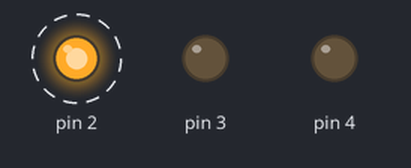
A sketch run on a simulated Arduino Uno, built with avr-gcc and run on an emulated ATmega328P. On the bench: output pins drawn as LEDs (lit = HIGH). Dashed ring = blinking.

Above: at 0.12 s.
Timing chart, 0 to 3.0 s (numbered marks = the images above):
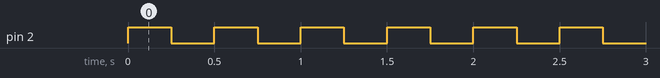

The sketch:

blik_blik.ino
```cpp
void setup() {
  // put your setup code here, to run once:

  pinMode(2, OUTPUT);
  pinMode(3, OUTPUT);
  pinMode(4, OUTPUT);
}

void loop() {
  // put your main code here, to run repeatedly:

  digitalWrite(2, HIGH);
  delay(250); //ms

  digitalWrite(2, LOW);
  delay(250); //ms

}
```

Measured:
- by itself, pin 2: alternates HIGH for 0.25 s and LOW for 0.25 s
